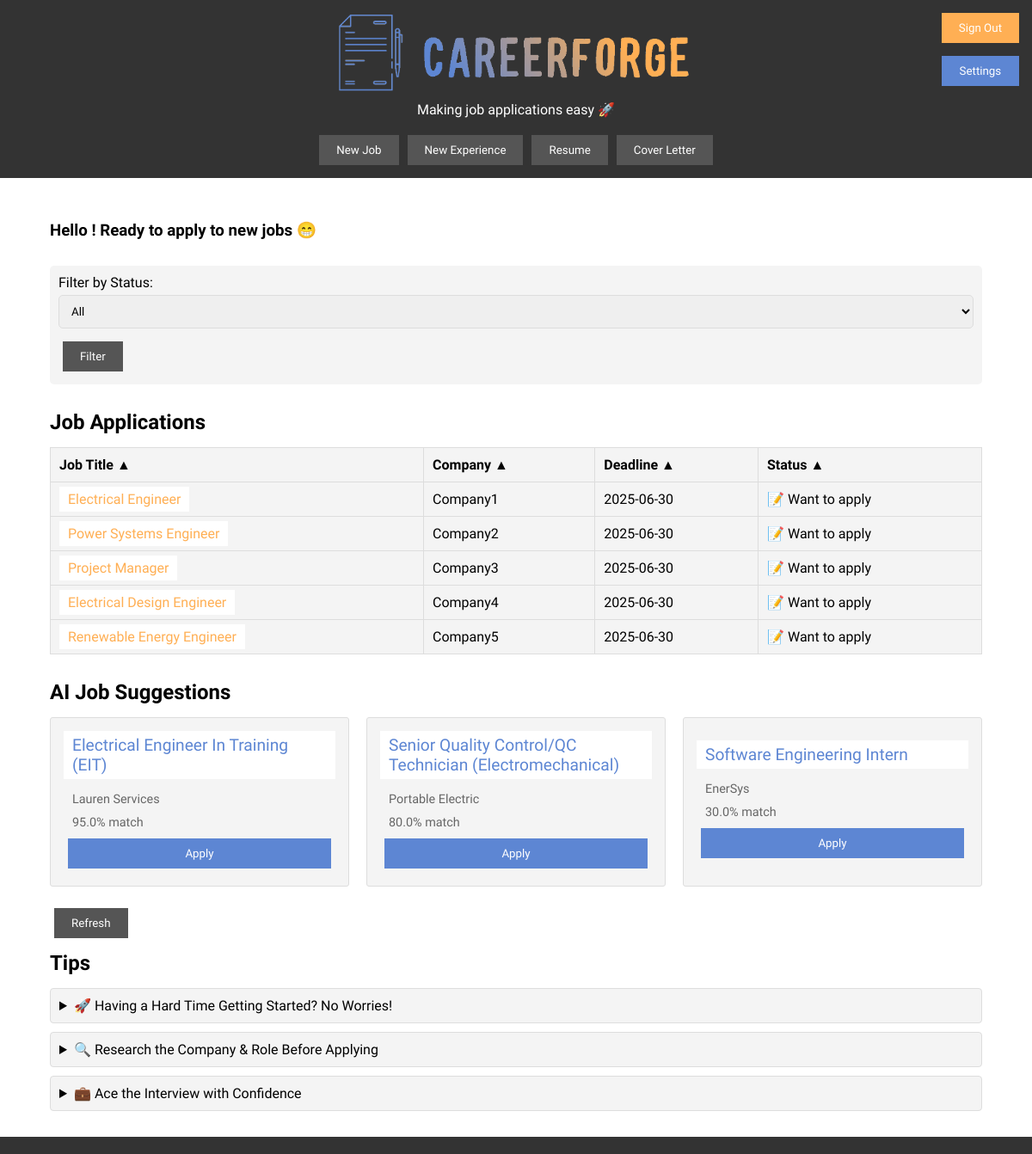
The page / (signed in) on the database its author committed.
### tables this page shows
CREATE TABLE jobs (
            id INTEGER PRIMARY KEY AUTOINCREMENT,
            userId INTEGER, 
            jobTitle TEXT,
            location TEXT,
            industry TEXT,
            deadline DATE,
            salaryRange TEXT,
            experienceLevel TEXT,
            rate INTEGER,
            description TEXT,
            status TEXT,
            link TEXT,
            company TEXT,
            FOREIGN KEY (userId) REFERENCES users(id)
        );

CREATE TABLE jobSuggestions (
            id INTEGER PRIMARY KEY AUTOINCREMENT,
            userId INTEGER,
            jobTitle TEXT,
            company TEXT,
            link TEXT,
            matchScore REAL,
            FOREIGN KEY (userId) REFERENCES users(id)
        );

### projectCodeV2/main.py (the view)
@app.route('/')
def index():
    user_id = 1  # Replace with actual session user ID
    if 'userId' not in session:
        return redirect(url_for('login'))
    user_id = session['userId']
    status_filter = request.args.get('status')
    if status_filter:
        jobs = JobModel.getJobsByStatus(user_id, status_filter)
    else:
        jobs = JobModel.getJobs(user_id)
    ai_suggestions = JobModel.getJobSuggestions(user_id)  # Fetch AI suggestions from DB
    return render_template('index.html', jobs=jobs, aiSuggestions=ai_suggestions, user_id=user_id)

### projectCodeV2/models/jobModel.py (called while the page is built)
    @staticmethod
    def getJobs(userId):
        conn = sqlite3.connect('database.db')
        cursor = conn.cursor()
        cursor.execute('SELECT * FROM jobs WHERE userId = ?', (userId,))
        jobs = cursor.fetchall()
        conn.close()
        return jobs

    @staticmethod
    def getJobSuggestions(userId):
        conn = sqlite3.connect('database.db')
        cursor = conn.cursor()
        cursor.execute('SELECT jobTitle, company, link, matchScore FROM jobSuggestions WHERE userId = ?', (userId,))
        results = cursor.fetchall()
        conn.close()
        return [{"jobTitle": r[0], "company": r[1], "link": r[2], "matchScore": r[3]} for r in results]

### projectCodeV2/templates/index.html (shortened to what this page needs)
<!DOCTYPE html>
<html lang="en">
<head>
  <link rel="stylesheet" href="{{ url_for('static', filename='css/styles.css') }}">
</head>
<body>
<header>
  <div class="logo">
    <img src="{{ url_for('static', filename='media/logo.png') }}" alt="Logo" class="logo">
    <p class="slogan">Making job applications easy &#128640;</p>
  </div>
  <nav>
    <button onclick="location.href='newJob'">New Job</button>
    <button onclick="location.href='newExperience'">New Experience</button>
    <button onclick="location.href='resume'">Resume</button>
    <button onclick="location.href='coverLetter'">Cover Letter</button>
    <div class="top-right-buttons">
      <button class="sign-out" onclick="location.href='{{ url_for('signout') }}'">Sign Out</button>
      <button class="user-profile" onclick="location.href='profile'">Settings</button>
    </div>
  </nav>
</header>
<div id="#wrapper">
  <div id="content">
    <main>
      <h3 class="welcoming-message">
        Hello ! Ready to apply to new jobs &#128513;
      </h3>
      <form method="GET" action="/">
        <label for="status">Filter by Status:</label>
        <select name="status" id="status">
          <option value="">All</option>
        </select>
        <button type="submit">Filter</button>
      </form>
      <h2>Job Applications</h2>
      <table id="job-table">
        <thead>
          <tr>
            <th onclick="toggleSort(0)">Job Title <span id="arrow-0">&#9650;</span></th>
            <th onclick="toggleSort(1)">Company <span id="arrow-1">&#9650;</span></th>
            <th onclick="toggleSort(2)">Deadline <span id="arrow-2">&#9650;</span></th>
            <th onclick="toggleSort(3)">Status <span id="arrow-3">&#9650;</span></th>
          </tr>
        </thead>
        <tbody>
          {% for job in jobs %}
          <tr>
            <td>
              <a href="{{ url_for('newJob', jobId=job[0]) }}">{{ job[2] }}</a>
            </td>
            <td>{{ job[12] }}</td>
            <td>{{ job[5] }}</td>
            <td>{{ job[10] }}</td>
          </tr>
          {% else %}
          <tr>
            <td colspan="4">No jobs available</td>
          </tr>
          {% endfor %}
        </tbody>
      </table>
      <h2>AI Job Suggestions</h2>
      <div class="jobs-grid" id="ai-suggestions">
        {% if aiSuggestions %}
          {% for suggestion in aiSuggestions %}
            <div class="job">
              <a href="{{ suggestion.link }}" class="job-title">{{ suggestion.jobTitle }}</a>
              <p>{{ suggestion.company }}</p>
              <p>{{ suggestion.matchScore }}% match</p>
              <button class="add-me">Apply</button>
            </div>
          {% endfor %}
        {% else %}
          <p>No AI suggestions yet. Click "Refresh".</p>
        {% endif %}
      </div>
      <button id="refresh-suggestions">Refresh</button>
      <h2>Tips</h2>
      <details>
        <summary>🚀 Having a Hard Time Getting Started? No Worries!</summary>
      </details>
      <details>
        <summary>🔍 Research the Company & Role Before Applying</summary>
      </details>
      <details>
        <summary>💼 Ace the Interview with Confidence</summary>
      </details>
    </main>
  </div>
  <footer id="footer">
  </footer>
</div>
</body>
</html>

### projectCodeV2/static/css/styles.css (style rules this page uses)
*, *::before, *::after { margin: 0; padding: 0; box-sizing: border-box; font-family: "Roboto Condensed", sans-serif; }
html, body { height: 100%; }
body { margin: 0; padding: 0; background-color: white; display: flex; flex-direction: column; }
#content { max-width: 1124px; margin: 0 auto; padding: 0; display: flex; flex-direction: column; min-height: 100vh; }
h1, h2, h3, h4, h5, h6, button, li { font-family: "Raleway", sans-serif; }
input, textarea, select, p, span, a, td { font-family: "Roboto Condensed", sans-serif; }
button { background-color: #555; color: #fff; border: none; padding: 10px 20px; margin: 5px; cursor: pointer; }
::placeholder { font-family: "Roboto Condensed", sans-serif; }
a { text-decoration: none; color: #FFAF54; font-weight: 500; transition: color 0.3s ease, background-color 0.3s ease; background-color: white; padding: 5px 10px; }
header, footer { background-color: #333; color: #fff; padding: 10px 0; text-align: center; position: relative; }
nav { display: flex; justify-content: center; align-items: center; flex-wrap: wrap; }
.logo { text-align: center; }
.logo img { max-width: 450px; height: auto; }
.top-right-buttons { position: absolute; top: 10px; right: 10px; display: flex; flex-direction: column; gap: 5px; }
.user-profile { background-color: #5D86D3; }
.sign-out { background-color: #FFAF54; }
.welcoming-message { padding: 20px 0; }
.slogan { padding: 0 0 15px 0; }
main { padding: 20px; }
h2 { padding: 10px 0 15px 0; }
table { width: 100%; border-collapse: collapse; margin-bottom: 20px; background-color: #f4f4f4; }
table, th, td { border: 1px solid #ddd; }
th, td { padding: 10px; text-align: left; }
h3 { margin: 10px 0; }
#footer { position: relative; text-align: center; }
.jobs-grid { display: flex; flex-wrap: wrap; gap: 20px; margin-bottom: 20px; }
.job { flex: 1 1 calc(25% - 20px); padding: 15px; background-color: #f4f4f4; border-radius: 3px; box-sizing: border-box; display: flex; flex-direction: column; justify-content: center; border: 1px solid #ddd; }
.job-title { font-size: 1.2em; color: #5D86D3; text-decoration: none; margin-bottom: 10px; }
.job p { margin: 5px 10px; font-size: 0.9em; color: #666; }
.add-me { padding: 10px 20px; background-color: #5D86D3; color: #fff; border: none; border-radius: 0px; cursor: pointer; text-align: center; }
details { margin-bottom: 10px; border: 1px solid #ddd; border-radius: 4px; padding: 10px; background: #f4f4f4; }
summary { cursor: pointer; outline: none; }
form { margin-bottom: 20px; margin-top: 5px; background-color: #f4f4f4; padding: 10px; gap: 15px; border-radius: 5px; }
form label { display: block; margin-bottom: 5px; }
form input, form textarea, form select { width: 100%; padding: 10px; margin-bottom: 10px; border: 1px solid #ddd; border-radius: 5px; }
form button[type="submit"] { grid-column: span 2; }

### rows shown on the page
jobs: jobTitle "Electrical Engineer", company "Company1", deadline "2025-06-30", status "📝 Want to apply"
jobs: jobTitle "Power Systems Engineer", company "Company2", deadline "2025-06-30", status "📝 Want to apply"
jobs: jobTitle "Project Manager", company "Company3", deadline "2025-06-30", status "📝 Want to apply"
jobs: jobTitle "Electrical Design Engineer", company "Company4", deadline "2025-06-30", status "📝 Want to apply"
jobs: jobTitle "Renewable Energy Engineer", company "Company5", deadline "2025-06-30", status "📝 Want to apply"
jobSuggestions: jobTitle "Electrical Engineer In Training (EIT)", company "Lauren Services", matchScore "95.0"
jobSuggestions: jobTitle "Senior Quality Control/QC Technician (Electromechanical)", company "Portable Electric", matchScore "80.0"
jobSuggestions: jobTitle "Software Engineering Intern", company "EnerSys", matchScore "30.0"
